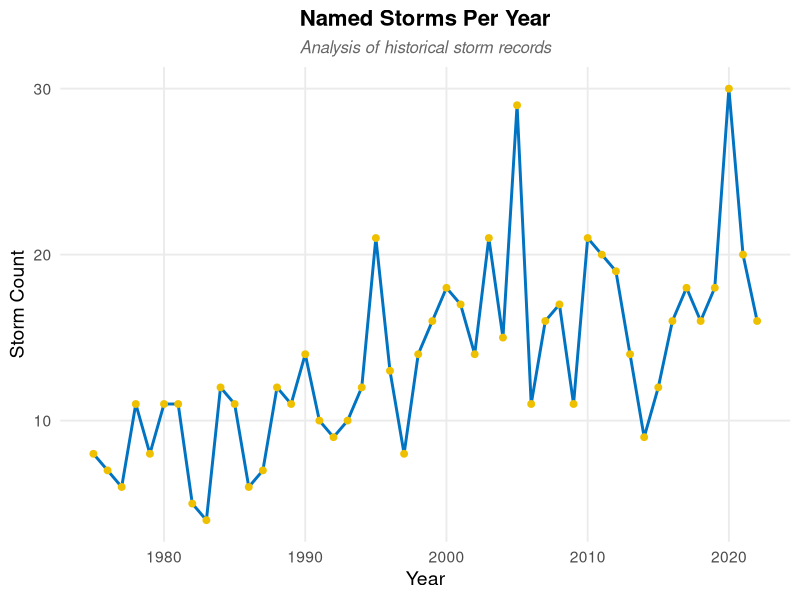

Reproduce this figure in R.
## ---- chunk 1
#| label: setup
#| include: false
suppressPackageStartupMessages(library(tidyverse))
## ---- chunk 2
#| label: plot-storms
#| fig-cap: "Number of named storms per year from 1975 to the present."
storms %>%
  distinct(year, name) %>%
  count(year) %>%
  ggplot(aes(x = year, y = n)) +
  geom_line(color = "#0073C2", linewidth = 1) +
  geom_point(color = "#EFC000", size = 2) +
  labs(
    title = "Named Storms Per Year",
    subtitle = "Analysis of historical storm records",
    x = "Year",
    y = "Storm Count"
  ) +
  theme_minimal(base_size = 14) +
  theme(
    plot.title = element_text(face = "bold", size = 16, hjust = 0.5),
    plot.subtitle = element_text(face = "italic", size = 12, hjust = 0.5, color = "grey40"),
    panel.grid.minor = element_blank()
  )
